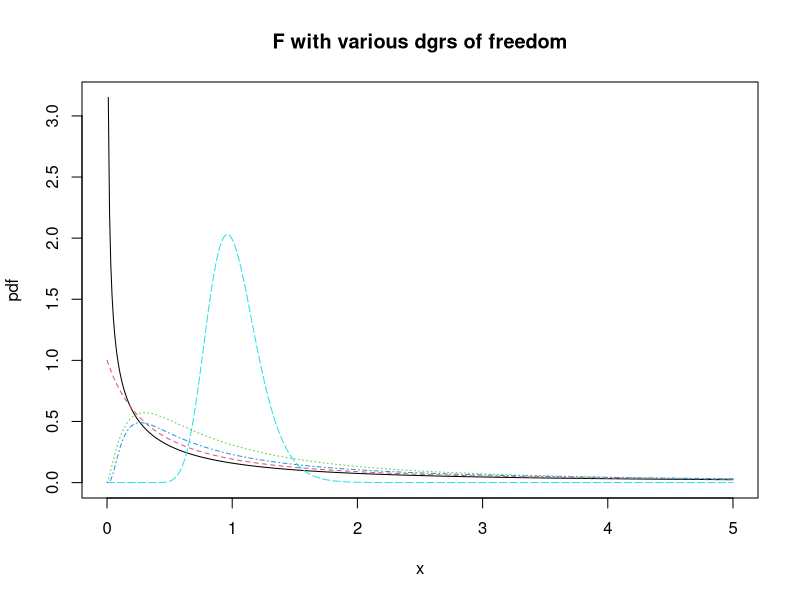
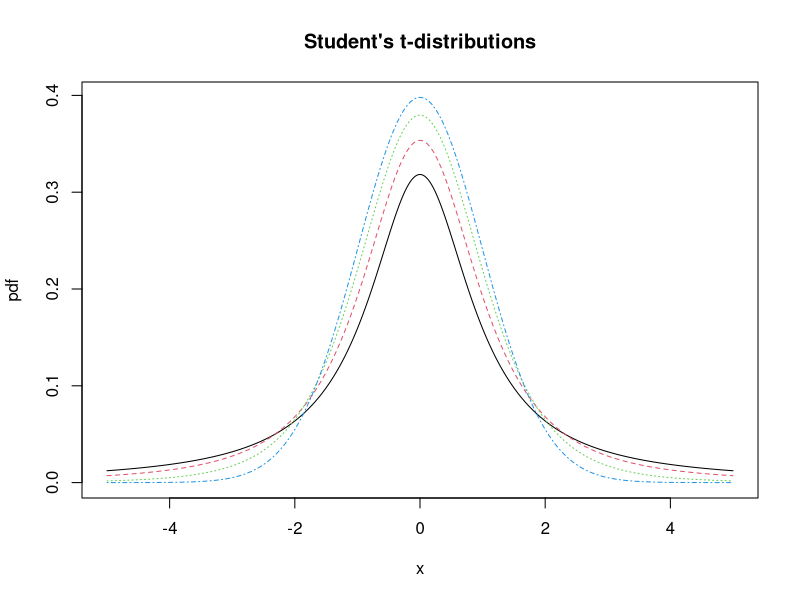

Generate these figures, in order, with R:
#! /usr/bin/Rscript
setwd("/home/lechen/Dropbox/Teaching/svn_teaching/2020_Spring_Math362/lectures/Codes")

# Draw F density
x=seq(0,5,0.01)
pdf= cbind(df(x, df1 = 1, df2 = 1),
           df(x, df1 = 2, df2 = 1),
           df(x, df1 = 5, df2 = 2),
           df(x, df1 = 10, df2 = 1),
           df(x, df1 = 100, df2 = 100))
matplot(x,pdf, type = "l")
title("F with various dgrs of freedom")

# F distribution
pf(5.41,df1 = 3, df2 = 5)
qf(0.95,df1 = 3, df2 = 5)

# t-distribution
alpha = 0.01
qt(1-alpha, df = 3)

1-pt(4.541, df =3)

# Chi Square distr.
pchisq(1.145, df = 5)
pchisq(15.086, df = 5)

qchisq(0.05, df = 5)
qchisq(0.99, df = 5)

# Draw Student t-density
x=seq(-5,5,0.01)
pdf= cbind(dt(x, df = 1),
           dt(x, df = 2),
           dt(x, df = 5),
           dt(x, df = 100))
matplot(x,pdf, type = "l")
title("Student's t-distributions")



# Example 7.5.1
n=seq(45,60,1)
l=qchisq(0.025,n-1)
u=qchisq(0.975,n-1)
e=(n-1)* (1/l-1/u)
m=cbind(n,l,u,e)
colnames(m) = c("n", 
                "chi(0.025,n-1)", 
                "chi(0.975,n-1)", 
                "error")
m

# HW 7.5.6
n=seq(1,12,1)
p=pchisq(2*(n-1),df = n-1 )
m=cbind(n,p)
colnames(m) = c("n", "Prob.")
m

# HW 7.5.8
qchisq(0.025, df = 18)
